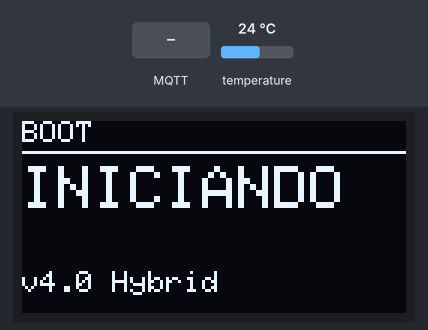
This sketch was run on a simulated ESP8266 (NodeMCU). Parts: 128×64 one-colour display. The test bench sets the inputs (shaded band); at power-on: temperature 24 °C. WiFi joins after 1.5 s; servers stay silent unless stated; random numbers use the default seed unless the sketch sets one; EEPROM starts erased; no MQTT or app messages arrive unless stated; what the sketch prints to the serial monitor is not drawn.

Above: at 0.1 s.
At 2.7 s:
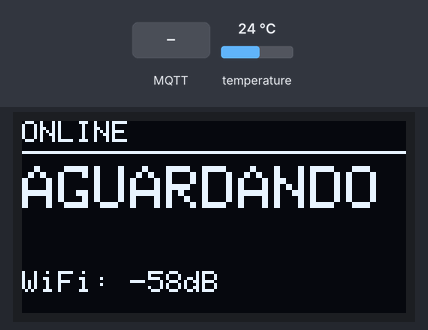
2.8 s: MQTT message "REGISTRAR;" arrives on the first subscribed topic
4.3 s: MQTT message "1" arrives on the first subscribed topic
5.8 s: MQTT message "on" arrives on the first subscribed topic
At 31.5 s:
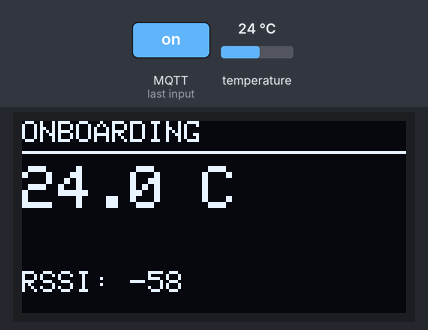
Timing chart, 0 to 32.3 s (numbered marks = the images above; inputs shaded):
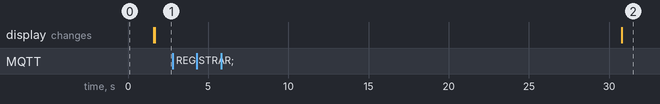

Measured:
- after the input at 2.8 s, every drawn part: stays the same
- after the input at 4.3 s, every drawn part: stays the same

The sketch:

sensor_temperatura_oled_v2.ino
```cpp
#include <ESP8266WiFi.h>
#include <DNSServer.h>
#include <ESP8266WebServer.h>
#include <WiFiManager.h>
#include <Wire.h>
#include <Adafruit_GFX.h>
#include <Adafruit_SSD1306.h>
#include <PubSubClient.h>
#include <EEPROM.h> // <---VOLTOU
#include <OneWire.h>
#include <DallasTemperature.h>

// ============================================================
// --- CONFIGURAÇÕES ---
// ============================================================
const char* mqtt_server = "mosquitto.interglobaltecnologia.com.br";
const int mqtt_port = 1883;
const long interval = 30000;

// ============================================================
// --- HARDWARE ---
// ============================================================
#define SDA_PIN 12
#define SCL_PIN 14
#define ONE_WIRE_BUS 4

Adafruit_SSD1306 display(128, 64, &Wire, -1);
OneWire oneWire(ONE_WIRE_BUS);
DallasTemperature sensors(&oneWire);

WiFiClient espClient;
PubSubClient client(espClient);

String myMacAddress = "";
long lastMsg = 0;

// ============================================================
// --- ESTRUTURA DE DADOS (EEPROM) - LEGADO RESTAURADO ---
// ============================================================
struct Settings {
  char empresaId[32];
  char unidadeId[32];
  byte validacao;
};
Settings configSensor;

#define MAGIC_NUMBER 0xAA

// ============================================================
// --- FUNÇÕES DE UI E MEMÓRIA ---
// ============================================================
void drawStatus(String linha1, String linha2, String linha3 = "") {
  display.clearDisplay();
  display.setTextColor(WHITE);
  display.setTextSize(1);
  display.setCursor(0, 0); display.println(linha1);
  display.drawLine(0, 10, 127, 10, WHITE);
  display.setTextSize(2);
  display.setCursor(0, 15); display.println(linha2);
  if(linha3 != "") {
    display.setTextSize(1);
    display.setCursor(0, 50); display.println(linha3);
  }
  display.display();
}

void saveConfig() {
  EEPROM.begin(512);
  EEPROM.put(0, configSensor);
  EEPROM.commit();
  EEPROM.end();
}

void loadConfig() {
  EEPROM.begin(512);
  EEPROM.get(0, configSensor);
  EEPROM.end();

  if (configSensor.validacao != MAGIC_NUMBER) {
    Serial.println("EEPROM Virgem/Corrompida. Resetando...");
    configSensor.validacao = 0;
    strcpy(configSensor.empresaId, "DESCONHECIDA");
    strcpy(configSensor.unidadeId, "SEM_UNIDADE");
  } else {
    Serial.println("Config Carregada: " + String(configSensor.empresaId));
  }
}

// ============================================================
// --- CALLBACK MQTT (REGISTRAR;) - LEGADO RESTAURADO ---
// ============================================================
void callback(char* topic, byte* payload, unsigned int length) {
  String msg = "";
  for (int i = 0; i < length; i++) msg += (char)payload[i];
  Serial.print("RX CMD: "); Serial.println(msg);

  // Formato esperado: REGISTRAR;NomeEmpresa;NomeUnidade
  if (msg.startsWith("REGISTRAR;")) {
    int primeiraDivisao = msg.indexOf(';');
    int segundaDivisao = msg.indexOf(';', primeiraDivisao + 1);

    if (segundaDivisao > 0) {
      String novaEmpresa = msg.substring(primeiraDivisao + 1, segundaDivisao);
      String novaUnidade = msg.substring(segundaDivisao + 1);

      novaEmpresa.trim();
      novaUnidade.trim();

      novaEmpresa.toCharArray(configSensor.empresaId, 32);
      novaUnidade.toCharArray(configSensor.unidadeId, 32);

      configSensor.validacao = MAGIC_NUMBER;
      saveConfig();

      drawStatus("SUCESSO!", "REGISTRADO", novaEmpresa);
      delay(2000);

      // Força envio imediato após registro
      lastMsg = 0;
    }
  }
}

void reconnect() {
  while (!client.connected()) {
    String statusReg = (configSensor.validacao == MAGIC_NUMBER) ? "REG" : "NO-REG";
    drawStatus("CONEXAO", "MQTT...", statusReg);

    String clientId = "Sensor-" + myMacAddress;

    if (client.connect(clientId.c_str())) {
      Serial.println("MQTT Conectado!");

      // Se inscreve no tópico de comandos deste MAC
      String topicCmd = "comandos/" + myMacAddress;
      client.subscribe(topicCmd.c_str());
      Serial.println("Inscrito em: " + topicCmd);

      drawStatus("ONLINE", "AGUARDANDO", "WiFi: " + String(WiFi.RSSI()) + "dB");
    } else {
      Serial.print("Falha rc="); Serial.print(client.state());
      drawStatus("ERRO MQTT", "Rc=" + String(client.state()), "Retentando...");
      delay(5000);
    }
  }
}

void configModeCallback (WiFiManager *myWiFiManager) {
  drawStatus("MODO CONFIG", "AGROTECH", "192.168.4.1");
}

// ============================================================
// --- SETUP ---
// ============================================================
void setup() {
  Serial.begin(115200);

  Wire.begin(SDA_PIN, SCL_PIN);
  if(!display.begin(SSD1306_SWITCHCAPVCC, 0x3C)) { for(;;); }
  drawStatus("BOOT", "INICIANDO", "v4.0 Hybrid");

  sensors.begin();
  loadConfig(); // Carrega EEPROM

  myMacAddress = WiFi.macAddress();
  myMacAddress.replace(":", "");

  WiFiManager wifiManager;
  wifiManager.setAPCallback(configModeCallback);
  if (!wifiManager.autoConnect(("AGROTECH-" + myMacAddress).c_str())) {
    ESP.reset();
  }

  client.setServer(mqtt_server, mqtt_port);
  client.setCallback(callback); // Ativa escuta de comandos
  client.setBufferSize(768); // Buffer gigante para JSON
}

// ============================================================
// --- LOOP ---
// ============================================================
void loop() {
  if (!client.connected()) reconnect();
  client.loop();

  long now = millis();
  if (now - lastMsg > interval) {
    lastMsg = now;

    // 1. Leitura
    sensors.requestTemperatures();
    float v1 = sensors.getTempCByIndex(0);
    float v2 = 50.0 + (random(30) / 10.0); // Simulação

    if (v1 == -127.00) {
      drawStatus("ERRO", "SENSOR", "Verifique Cabo");
      return;
    }

    // 2. Montagem do JSON
    String json = "{";
    json += "\"mac\": \"" + myMacAddress + "\",";
    json += "\"leituras\": {";
    json += "\"v1\": " + String(v1) + ",";
    json += "\"v2\": " + String(v2);
    json += "},";

    json += "\"dadosAdicionais\": {";
    json += "\"ip\": \"" + WiFi.localIP().toString() + "\",";
    json += "\"rssi\": " + String(WiFi.RSSI()) + ",";

    // Envia status e empresa (visualização no log, Spark ignora se quiser)
    if (configSensor.validacao == MAGIC_NUMBER) {
       json += "\"status\": \"OPERACIONAL\",";
       json += "\"empresa\": \"" + String(configSensor.empresaId) + "\"";
    } else {
       json += "\"status\": \"NAO_REGISTRADO\"";
    }
    json += "} }";

    // 3. Lógica de Envio (ONBOARDING vs TELEMETRIA)
    String topicoAlvo;

    if (configSensor.validacao == MAGIC_NUMBER) {
      // REGISTRADO: Manda para Telemetria
      // O Kafka Connector mapeia "telemetria/raw" -> "telemetria-raw"
      topicoAlvo = "telemetria/raw";
    } else {
      // NÃO REGISTRADO: Manda para Onboarding
      // O Kafka Connector mapeia "onboarding/novo" -> "onboarding-raw"
      topicoAlvo = "onboarding/novo";
    }

    Serial.println("--- TX [" + topicoAlvo + "] ---");
    Serial.println(json);

    if (client.publish(topicoAlvo.c_str(), json.c_str())) {
      String linhaStatus = (configSensor.validacao == MAGIC_NUMBER) ? "ENVIADO" : "ONBOARDING";
      drawStatus(linhaStatus, String(v1, 1) + " C", "RSSI: " + String(WiFi.RSSI()));
    } else {
      drawStatus("ERRO", "FALHA ENVIO", "Buffer?");
    }
  }
}
```
